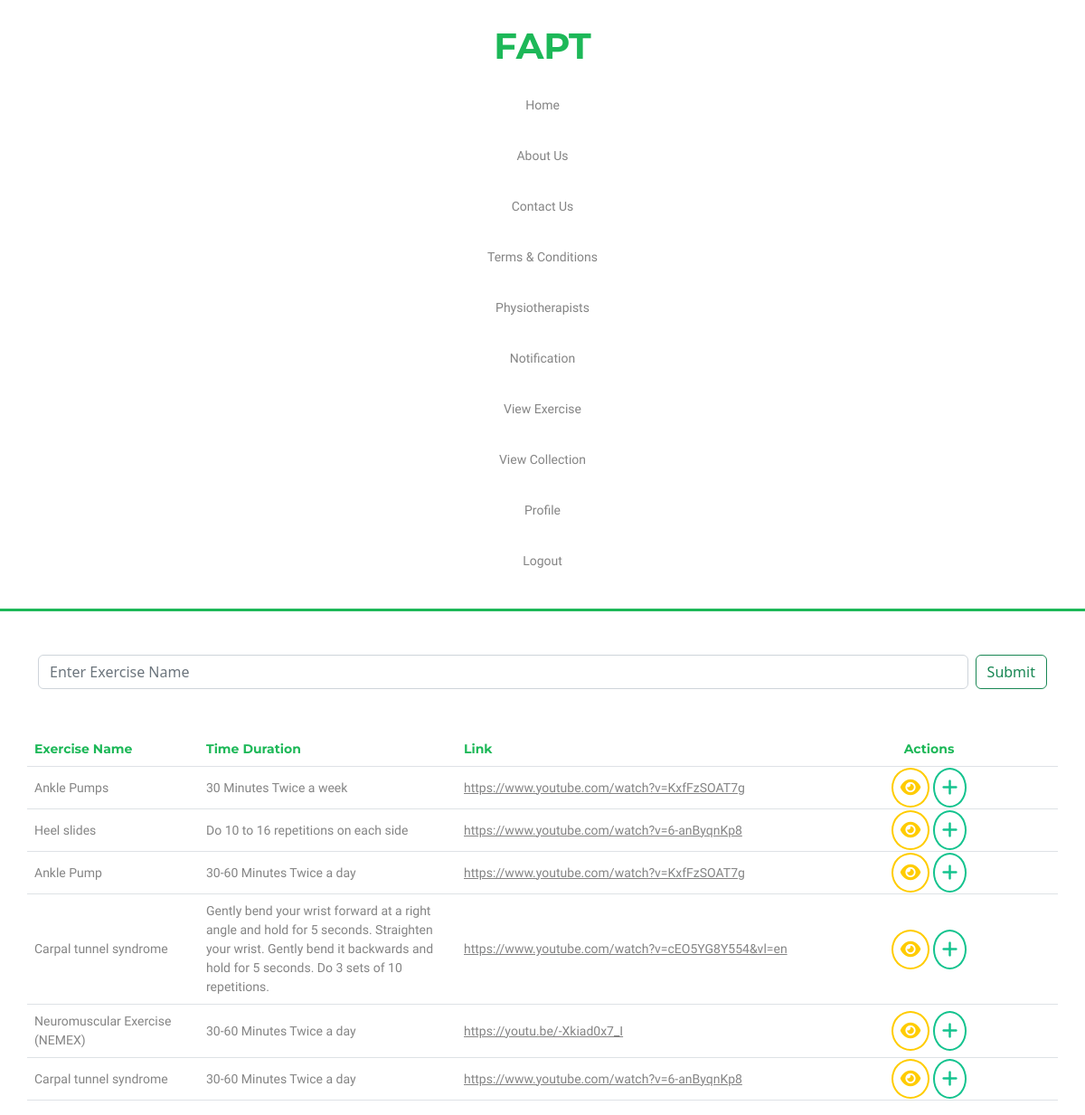
/UserPanel/patient-view-exercise.php (signed in), run on the app's committed database.
### tables this page shows
CREATE TABLE `exercise` (
  `Exercise_id` int(11) NOT NULL,
  `Exercise_name` varchar(255) NOT NULL,
  `Exercise_duration` varchar(255) NOT NULL,
  `Exercise_link` varchar(255) NOT NULL,
  `Exercise_description` varchar(1000) NOT NULL,
  `Physio_phone` varchar(255) NOT NULL
);

### UserPanel/patient-view-exercise.php (the view, shortened to what this page needs)
<!DOCTYPE html>
<html lang="en">
<head>
    <link href="https://cdn.jsdelivr.net/npm/bootstrap@5.2.0/dist/css/bootstrap.min.css" rel="stylesheet">
    <link rel="stylesheet" href="./patientStyle/patient.css">
</head>
<body>
<nav>
        <div class="container">
            <div class="row">
                <div class="col-12 col-xxl-2">
                    <div class="navigation-logo text-center text-xxl-start">
                        <h1 class="logo">FAPT</h1>
                    </div>
                </div>
                <div class="col-12 col-xxl-10">
                    <div class="nav-select">
                        <div class="navigation-menu text-center text-xxl-center mt-xl-2 mt-0">
                            <a href="./home.php">Home</a>
                            <a href="./about-us.php">About Us</a>
                            <a href="./contact-us.php">Contact Us</a>
                            <a href="./termsandconditions.php">Terms & Conditions</a>
                            <a href="./physiotherapist-view.php">Physiotherapists</a>
                            <a href="./notification-view.php">Notification</a>
                            <a href="./patient-view-exercise.php">View Exercise</a>
                            <a href="./patient-view-collection.php">View Collection</a>
                            <a href="./patient-profile.php">Profile</a>
                            <a href="./logout.php">Logout</a>
                        </div>
                    </div>
                </div>
            </div>
        </div>
    </nav>
    <section class="view-exercise">
        <div class="container">
            <div class="row">
            <form class="d-flex mt-5" role="search">
                    <input class="form-control me-2" name="search" placeholder="Enter Exercise Name" aria-label="Search">
                    <input type="submit" class = "btn btn-outline-success" name = "save">
                  </form>
                  <table class="table back-table mt-5">
                    <tr class="col-12">
                        <th class="table-head col-2 col-lg-2">Exercise Name</th>
                        <th class="table-head col-2 col-lg-3">Time Duration</th>
                        <th class="table-head col-3 col-lg-4">Link</th>
                        <th class="table-head text-start text-md-center col-6 col-lg-3">Actions</th>
                    </tr>
                    <?php
                        include("../db/conn.php");
                        $condition = '';
                        $exerciseResult = mysqli_query($con, "SELECT * FROM `exercise` WHERE 1 ".$condition."");
                    ?>
                    <?php while($row = mysqli_fetch_array($exerciseResult)){ ?>
                        <tr>
                        <td class = "align-middle"> <?php echo $row['Exercise_name']; ?> </td>
                        <td class = "align-middle"><?php echo $row['Exercise_duration']; ?></td>
                        <td class = "align-middle"><a href="<?php echo $row['Exercise_link']; ?>" class="link" target="_blank"><?php echo $row['Exercise_link']; ?></a></td>
                        <td class = "text-center align-middle">
                            <a href="./view-exercise.php?view=<?php echo $row['Exercise_id'];  ?>"  title = "View" class = "view-rec"><i class = "fa-solid fa-eye"></i></a>
                            <a href="./save-exercise.php?save=<?php echo $row['Exercise_id'];  ?>"  title = "Save" class = "save-rec"><i class="fa-sharp fa-solid fa-plus"></i></a>
                        </td>
                    </tr>
                    <?php } ?>
                  </table>
            </div>
        </div>
    </section>
</body>
</html>

### UserPanel/patientStyle/patient.css (style rules this page uses)
nav { padding: 27px 0px; background-color: white; border-bottom: 3px solid rgb(29, 184, 88); }
nav .navigation-logo .logo { font-size: 40px; font-weight: bold; color: rgb(29, 184, 88); font-family: 'Montserrat', sans-serif; }
nav .navigation-menu a { font-size: 14px; padding: 15px 10px; text-decoration: none; font-family: 'Work Sans', sans-serif; color: #6d6c6cd6; }
@media (max-width: 1200px) { nav .navigation-menu { display: flex; flex-direction: column; gap: 5px; } }
td { color: #6d6c6cd6; font-family: 'Work Sans', sans-serif; font-size: 14px; }
.table-head { color: rgb(29, 184, 88); font-family: 'Montserrat', sans-serif; font-size: 14px; }
.link { color: #6d6c6cd6; }

### UserPanel/patient-view-exercise.php (style rules this page uses)
.save-rec { color: #14C38E; font-family: 'Work Sans', sans-serif; font-size: 20px; border: 2px solid #14C38E; padding: 8px; transition-duration: 0.4s; border-radius: 100%; }
.view-rec { color: #FFCC00; font-family: 'Work Sans', sans-serif; font-size: 20px; border: 2px solid #FFCC00; padding: 8px; transition-duration: 0.4s; border-radius: 100%; }
i { font-weight:bold; }

### data on the page
exercise: Exercise_name "Ankle Pumps", Exercise_duration "30 Minutes Twice a week", Exercise_link "https://www.youtube.com/watch?v=KxfFzSOAT7g"
exercise: Exercise_name "Heel slides", Exercise_duration "Do 10 to 16 repetitions on each side", Exercise_link "https://www.youtube.com/watch?v=6-anByqnKp8"
exercise: Exercise_name "Ankle Pump", Exercise_duration "30-60 Minutes Twice a day", Exercise_link "https://www.youtube.com/watch?v=KxfFzSOAT7g"
exercise: Exercise_name "Carpal tunnel syndrome", Exercise_duration "Gently bend your wrist forward at a right angle and hold for 5 seconds. Straighten your wrist. Gently bend it backwards and hold for 5 seconds. Do 3 sets of 10 repetitions.", Exercise_link "https://www.youtube.com/watch?v=cEO5YG8Y554&vl=en"
exercise: Exercise_name "Neuromuscular Exercise (NEMEX)", Exercise_duration "30-60 Minutes Twice a day", Exercise_link "https://youtu.be/-Xkiad0x7_I"
exercise: Exercise_name "Carpal tunnel syndrome", Exercise_duration "30-60 Minutes Twice a day", Exercise_link "https://www.youtube.com/watch?v=6-anByqnKp8"
